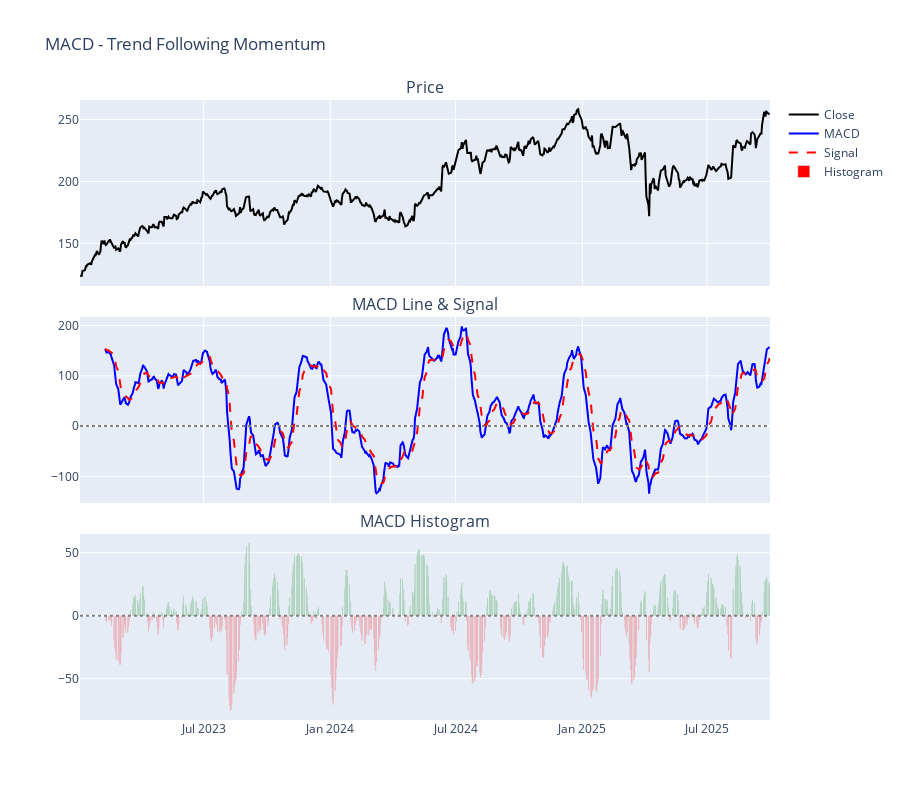

The notebook cell this image was saved under:
### Markdown cell above
## 2. MACD - Moving Average Convergence Divergence

Trend-following momentum using EMA crossovers. Normalized by ATR for cross-stock comparison. Histogram shows momentum strength.

### Code cell
macd, signal, histogram = calculate_macd(df, fastperiod=12, slowperiod=26, signalperiod=9)
df['macd'] = macd
df['macd_signal'] = signal
df['macd_hist'] = histogram

fig = make_subplots(rows=3, cols=1, shared_xaxes=True, vertical_spacing=0.05,
                    subplot_titles=('Price', 'MACD Line & Signal', 'MACD Histogram'))

fig.add_trace(go.Scatter(x=df['date'], y=df['close'], name='Close', line=dict(color='black')), row=1, col=1)

fig.add_trace(go.Scatter(x=df['date'], y=df['macd'], name='MACD', line=dict(color='blue')), row=2, col=1)
fig.add_trace(go.Scatter(x=df['date'], y=df['macd_signal'], name='Signal', 
                        line=dict(color='red', dash='dash')), row=2, col=1)
fig.add_hline(y=0, line_dash="dot", line_color="gray", row=2, col=1)

fig.add_trace(go.Bar(x=df['date'], y=df['macd_hist'], name='Histogram',
                    marker_color=['green' if val >= 0 else 'red' for val in df['macd_hist']]), row=3, col=1)
fig.add_hline(y=0, line_dash="dot", line_color="gray", row=3, col=1)

fig.update_layout(height=800, title_text="MACD - Trend Following Momentum")
fig.show()

print("MACD normalized by ATR for better cross-stock comparison.")

### Figure 1 — Plotly figure (JSON) as saved in the notebook; plotly's stock layout.template omitted (floating-point values rounded to 4 significant figures; data arrays with more than 128 entries replaced by an {"elided": "..."} marker saying what was removed)
{"data": [{"line": {"color": "black"}, "name": "Close", "type": "scatter", "x": {"elided": "688 str values"}, "xaxis": "x", "y": {"elided": "688 float values"}, "yaxis": "y"}, {"line": {"color": "blue"}, "name": "MACD", "type": "scatter", "x": {"elided": "688 str values"}, "xaxis": "x2", "y": {"elided": "688 float values"}, "yaxis": "y2"}, {"line": {"color": "red", "dash": "dash"}, "name": "Signal", "type": "scatter", "x": {"elided": "688 str values"}, "xaxis": "x2", "y": {"elided": "688 float values"}, "yaxis": "y2"}, {"marker": {"color": {"elided": "688 str values"}}, "name": "Histogram", "type": "bar", "x": {"elided": "688 str values"}, "xaxis": "x3", "y": {"elided": "688 float values"}, "yaxis": "y3"}], "layout": {"annotations": [{"font": {"size": 16}, "showarrow": false, "text": "Price", "x": 0.5, "xanchor": "center", "xref": "paper", "y": 1, "yanchor": "bottom", "yref": "paper"}, {"font": {"size": 16}, "showarrow": false, "text": "MACD Line & Signal", "x": 0.5, "xanchor": "center", "xref": "paper", "y": 0.65, "yanchor": "bottom", "yref": "paper"}, {"font": {"size": 16}, "showarrow": false, "text": "MACD Histogram", "x": 0.5, "xanchor": "center", "xref": "paper", "y": 0.3, "yanchor": "bottom", "yref": "paper"}], "height": 800, "shapes": [{"line": {"color": "gray", "dash": "dot"}, "type": "line", "x0": 0, "x1": 1, "xref": "x2 domain", "y0": 0, "y1": 0, "yref": "y2"}, {"line": {"color": "gray", "dash": "dot"}, "type": "line", "x0": 0, "x1": 1, "xref": "x3 domain", "y0": 0, "y1": 0, "yref": "y3"}], "title": {"text": "MACD - Trend Following Momentum"}, "xaxis": {"anchor": "y", "domain": [0, 1], "matches": "x3", "showticklabels": false}, "xaxis2": {"anchor": "y2", "domain": [0, 1], "matches": "x3", "showticklabels": false}, "xaxis3": {"anchor": "y3", "domain": [0, 1]}, "yaxis": {"anchor": "x", "domain": [0.7, 1]}, "yaxis2": {"anchor": "x2", "domain": [0.35, 0.65]}, "yaxis3": {"anchor": "x3", "domain": [0, 0.3]}}}
